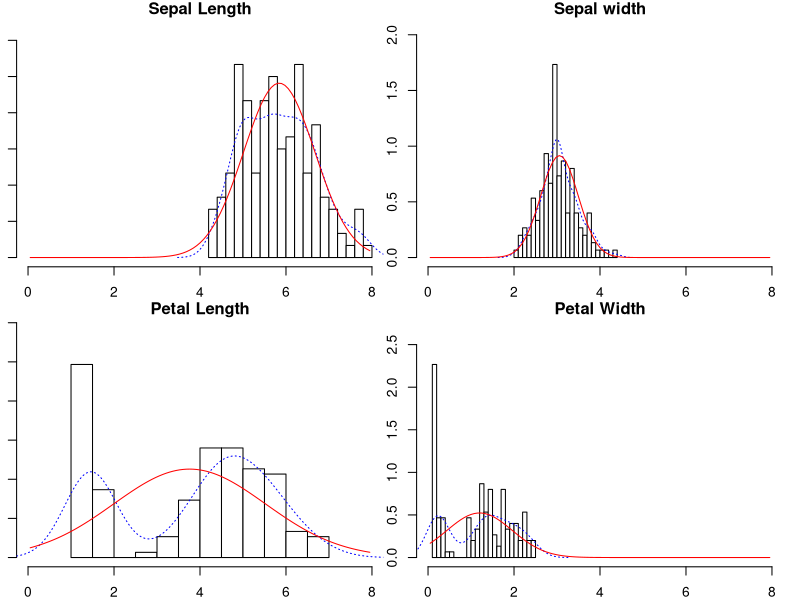
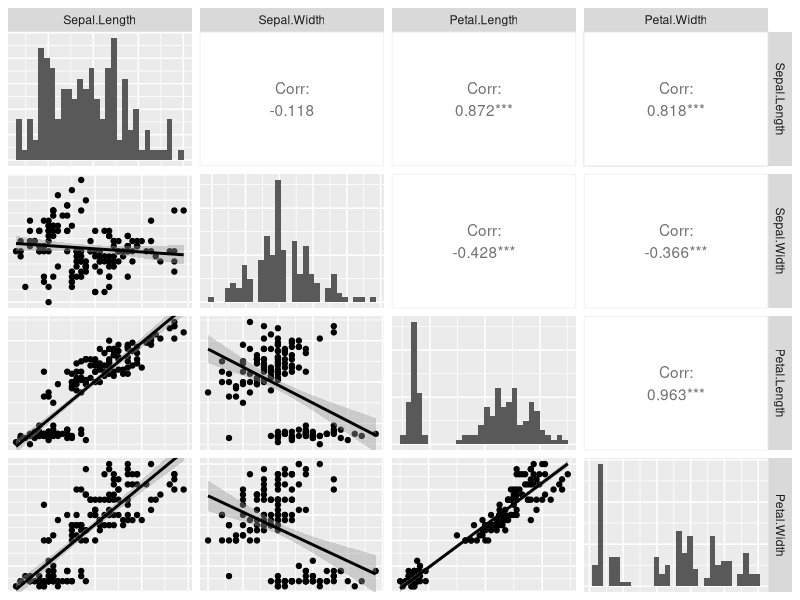

These figures' R source, in order:
library(psych)
library(mnormt)
library(GGally)
# Cargamos los datos
datos <- as.data.frame(iris)

# Reemplazamos los datos categoricos strings valores 
# numericos
datos$Species <- as.numeric(factor(datos$Species))

# Visualizamos los datos, shuffle para ver datos de distintas calsesclases
head(datos[sample(nrow(datos)), ])

# Analizar la relacion entre las variables
round(cor(x = datos, method = "pearson"), 3)

titles = c("Sepal Length", "Sepal width", "Petal Length", "Petal Width")

# Histograma para cada columna
multi.hist(x = datos[, 1:4], dcol = c("blue", "red"), dlty = c("dotted", "solid"),
           main = titles)
# Visualizar histogramas de dispersion, valores de correlacion, y distribucion
ggpairs(datos[, 1:4], lower = list(continuous = "smooth"),
        diag = list(continuous = "barDiag"), axisLabels = "none")